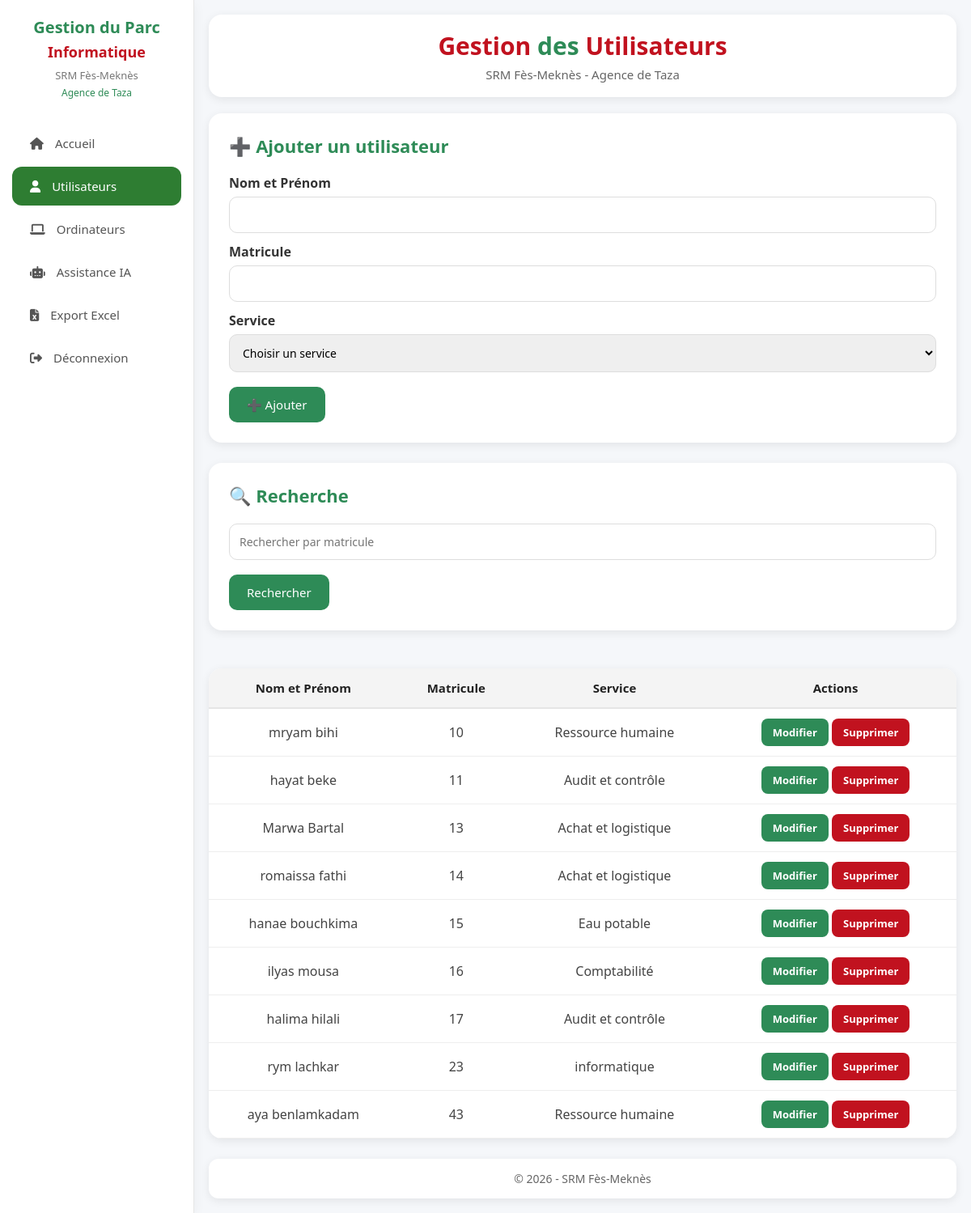
Before: /utilisateurs (signed in) with the older database file.
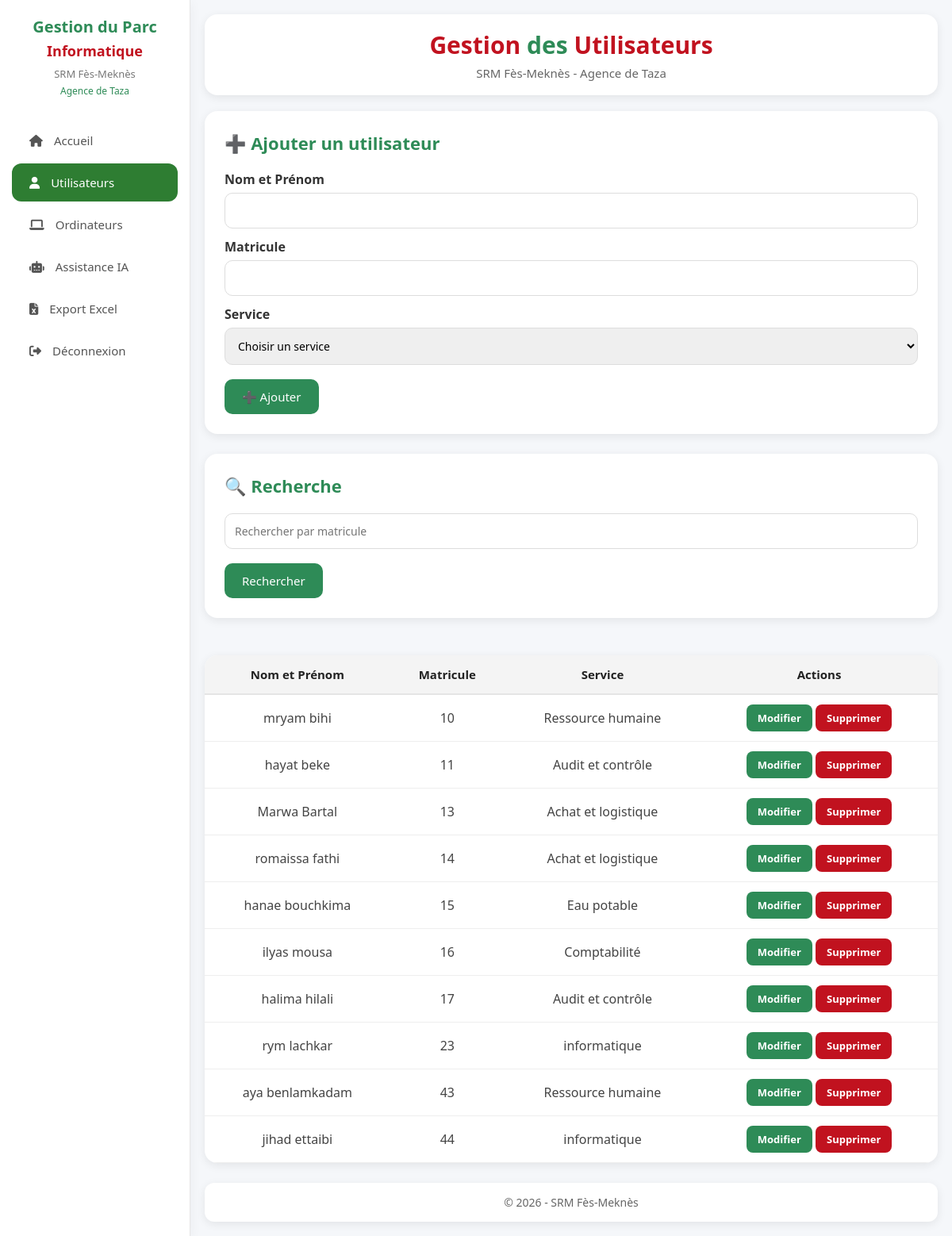
After: the same page with the newer database file.
### tables this page shows
CREATE TABLE utilisateurs (
    id INTEGER PRIMARY KEY AUTOINCREMENT,
    nom_prenom TEXT,
    matricule TEXT,
    service TEXT
);

### app.py (the view, shortened to what this page needs)
@app.route("/utilisateurs", methods=["GET", "POST"])
def utilisateurs():
    if "user" not in session:
        return redirect("/")
    recherche = request.args.get("recherche", "")
    conn = sqlite3.connect("parc.db")
    cursor = conn.cursor()
    cursor.execute("""
    SELECT * FROM utilisateurs
    WHERE matricule LIKE ?
    ORDER BY CAST(matricule AS UNSIGNED) ASC
    """, ('%' + recherche + '%',))
    utilisateurs_liste = cursor.fetchall()
    conn.close()
    return render_template(
        "utilisateurs.html",
        utilisateurs=utilisateurs_liste
    )

### templates/utilisateurs.html (shortened to what this page needs)
<!DOCTYPE html>
<html lang="fr">
<head>
</head>
<link rel="stylesheet"
href="https://cdnjs.cloudflare.com/ajax/libs/font-awesome/6.5.1/css/all.min.css">
<body>
<div class="layout">
<div class="sidebar">
    <div class="logo">
    <h2>Gestion du Parc</h2>
    <h3>Informatique</h3>
    <p>SRM Fès-Meknès</p>
    <p style="margin-top:4px;font-size:12px;color:#2E8B57;">
    Agence de Taza
    </p>
</div>
    <a href="/accueil">
    <i class="fa-solid fa-house"></i> Accueil
</a>
<a href="/utilisateurs" class="active">
    <i class="fa-solid fa-user"></i> Utilisateurs
</a>
<a href="/ordinateur">
    <i class="fa-solid fa-laptop"></i> Ordinateurs
</a>
<a href="/assistance">
    <i class="fa-solid fa-robot"></i> Assistance IA
</a>
<a href="/export_excel">
    <i class="fa-solid fa-file-excel"></i> Export Excel
</a>
<a href="/logout">
    <i class="fa-solid fa-right-from-bracket"></i> Déconnexion
</a>
</div>
<div class="content">
<header>
   <h1>
    <span style="color:#C1121F;">Gestion</span>
    <span style="color:#2E8B57;">des</span>
    <span style="color:#C1121F;">Utilisateurs</span>
</h1>
    <p>SRM Fès-Meknès - Agence de Taza</p>
</header>
<div class="container">
    <div class="formulaire">
        <form method="POST">
            <h2>➕ Ajouter un utilisateur</h2>
            <label>Nom et Prénom</label>
            <input
                type="text"
                name="nom_prenom"
                placeholder=""
                required>
            <label>Matricule</label>
            <input
                type="text"
                name="matricule"
                placeholder=""
                required>
            <label>Service</label>
            <select name="service" required>
                <option value="">
                    Choisir un service
                </option>
            </select>
            <button type="submit">
                ➕ Ajouter
            </button>
        </form>
    </div>
    <div class="formulaire">
        <h2>🔍 Recherche</h2>
        <form method="GET">
            <input
                type="text"
                name="recherche"
                placeholder="Rechercher par matricule">
            <button type="submit">
                Rechercher
            </button>
        </form>
    </div>
<br>
<table>
    <tr>
        <th>Nom et Prénom</th>
        <th>Matricule</th>
        <th>Service</th>
        <th>Actions</th>
    </tr>
    {% for u in utilisateurs %}
    <tr>
        <td>{{ u[1] }}</td>
        <td>{{ u[2] }}</td>
        <td>{{ u[3] }}</td>
        <td>
            <a
                href="/modifier_utilisateur/{{ u[0] }}"
                class="action-btn modifier">
                Modifier
            </a>
            <a
                href="/supprimer_utilisateur/{{ u[0] }}"
                class="action-btn supprimer"
                onclick="return confirm('Êtes-vous sûr de vouloir supprimer cet utilisateur ?')">
                Supprimer
            </a>
        </td>
    </tr>
    {% endfor %}
</table>
</div>
<footer>
    © 2026 - SRM Fès-Meknès
</footer>
</body>
</html>

Changed rows visible on the page:
added utilisateurs: nom_prenom "jihad ettaibi", matricule "44", service "informatique"
